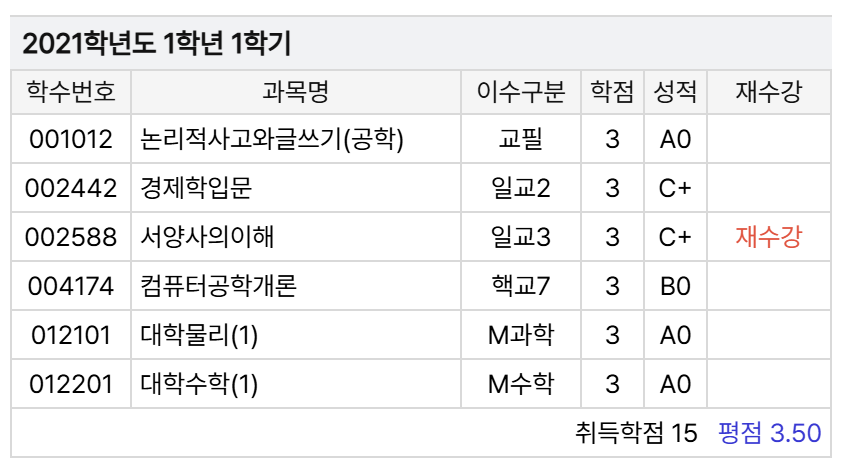
#> input picture media/transcripts/pages/CE1-1.jpg, 841 x 461 px
$ python -i custom_paddle_ocr_script.py   (imports and definitions only)
#> lines starting #> are read from the running program, lines starting #| are printed output that depends on the picture; after the words box and inside, x2 and y2 are one past the last pixel; in counts of white or black regions, pixels touching at a corner belong together
#> further down, picture is the input picture: shape (461, 841, 3); mean B, G, R 239.7, 239.3, 239.3
# custom_paddle_ocr_script.py

import re
from collections import OrderedDict, defaultdict
from paddleocr import PaddleOCR
import cv2
import numpy as np
import os

# --- 상수 및 정규식 정의 ---
FOOTERS = {"신청학점", "전체성적", "취득학점", "증명평점", "백점만점환산점수", "평점", "평균", "이수구분"}
_TERM_ANY = re.compile(r'(?P<y>\d{4})\s*학년도.*?(?P<g>\d)\s*학년.*?(?P<s>\d)\s*학기')
PLUS_CANDS = {"+", "＋", "﹢", "十", "†", "ᐩ", "t", "T"}
ZERO_CANDS = {"0", "O", "〇", "○", "◯"}

# --- Debug 스위치 & 통계 출력 헬퍼 ---
DEBUG = True

# [6 lines left out: function _print_score_stats, not called in this run]

# --- 이미지 전처리 ---
def _preprocess_image_for_ocr(image_obj, sharpen=False, scale_factor=2):
#> called with sharpen = False, scale_factor = 2
    if len(image_obj.shape) == 3:
        gray = cv2.cvtColor(image_obj, cv2.COLOR_BGR2GRAY)
    else:
        gray = image_obj

    if sharpen:
        blurred = cv2.GaussianBlur(gray, (0, 0), 3)
        sharpened = cv2.addWeighted(gray, 1.5, blurred, -0.5, 0)
    else:
        sharpened = gray

    if scale_factor > 1:
        resized = cv2.resize(
            sharpened,
            (int(gray.shape[1] * scale_factor), int(gray.shape[0] * scale_factor)),
            interpolation=cv2.INTER_CUBIC
        )
    else:
        resized = sharpened

    _, binary_image = cv2.threshold(resized, 0, 255, cv2.THRESH_BINARY | cv2.THRESH_OTSU)
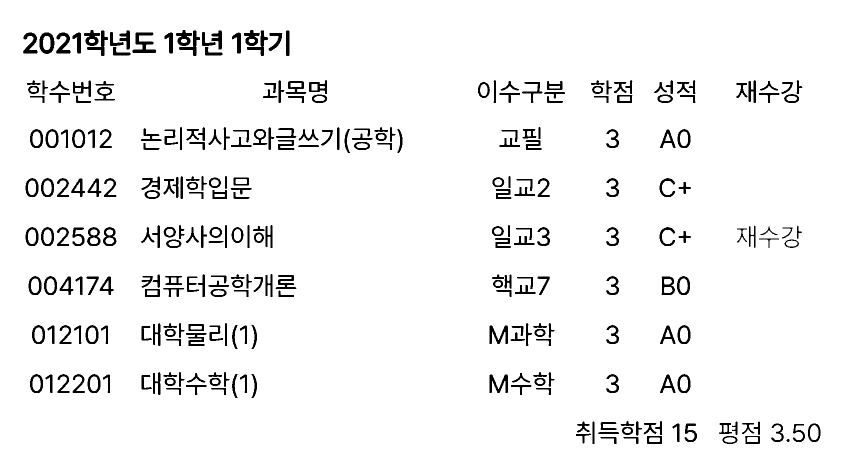
#> binary_image: shape (922, 1682) (shown at 1/2 size); 94.9% white; 295 black regions, largest, box (x1, y1, x2, y2) and area: (265, 65, 312, 106) 902, (79, 65, 109, 108) 691, (979, 651, 1016, 688) 673
    return binary_image

# --- OCR 엔진 클래스 ---
class MyPaddleOCR:
    def __init__(self, lang: str="korean", min_score: float=0.15, **kwargs):
        self.lang = lang
        self.min_score = float(min_score)
        self._ocr = PaddleOCR(
            lang=self.lang, use_angle_cls=True, table=True,
            drop_score=0.1, det_db_box_thresh=0.3, det_db_unclip_ratio=1.6, **kwargs
        )

    # [36 lines left out: function run_ocr, not called in this run]

# [1 line that did not run here, left out]

# --- 헬퍼 함수 ---
# [16 lines left out: functions _find_code_in_tok, _extract_grade_from_tokens, not called in this run]

def _extract_retake_from_tokens(tokens: list[str]) -> bool:
    s = "".join(tokens).replace(' ', '')
    return '재수강' in s or 'Y' in s

# [108 lines left out: functions _parse_semester, _match_header_key, ocr_single_table_term_code_grade_retake, rows_to_text, not called in this run]

>>> import cv2
>>> picture = cv2.imread('../media/transcripts/pages/CE1-1.jpg')
>>> result = _preprocess_image_for_ocr(picture)

$ run again, on media/transcripts/pages/CE1-2.png
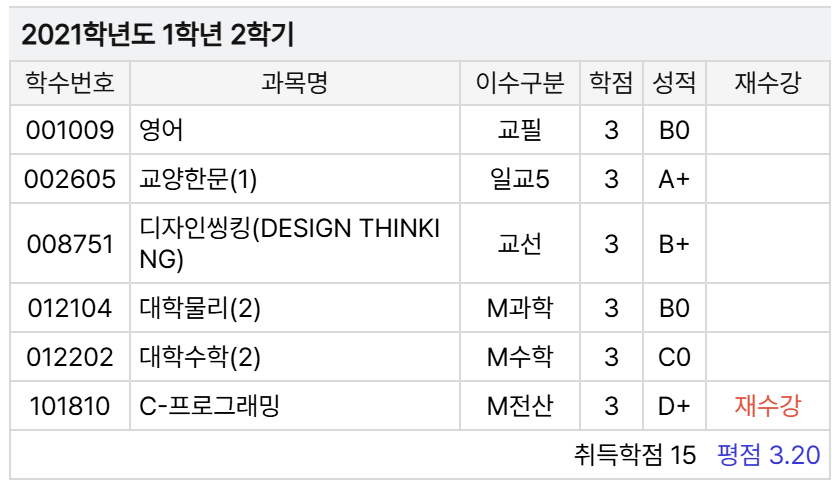
#> input picture media/transcripts/pages/CE1-2.png, 832 x 487 px
#> picture is the input picture: shape (487, 832, 3); mean B, G, R 240.3, 239.9, 240
#> in _preprocess_image_for_ocr, `_, binary_image = cv2.threshold(resized, 0, 255, cv2.THRESH_BINARY | c..`:
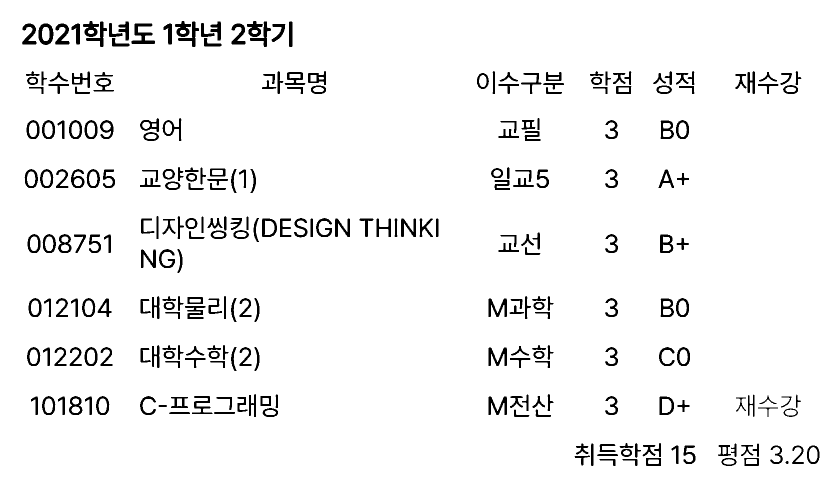
#> binary_image: shape (974, 1664) (shown at 1/2 size); 95.1% white; 277 black regions, largest, box (x1, y1, x2, y2) and area: (263, 47, 310, 88) 902, (77, 47, 107, 90) 691, (977, 597, 1014, 634) 673

$ run again, on media/transcripts/pages/CE2-1.png
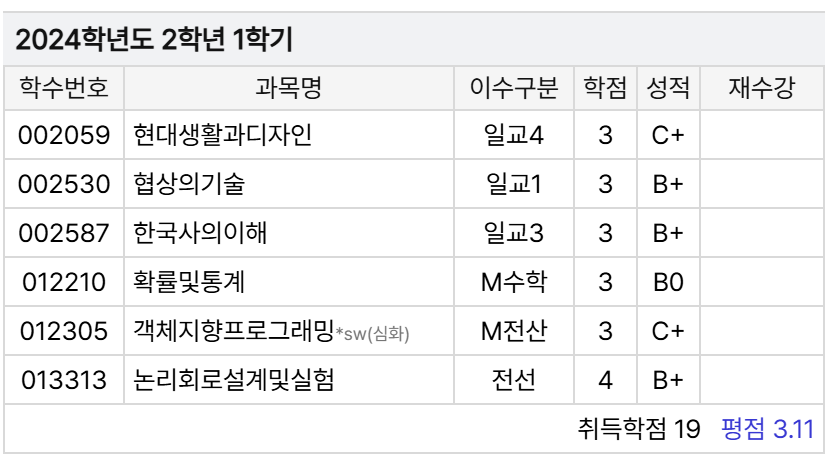
#> input picture media/transcripts/pages/CE2-1.png, 828 x 456 px
#> picture is the input picture: shape (456, 828, 3); mean B, G, R 239, 238.6, 238.5
#> in _preprocess_image_for_ocr, `_, binary_image = cv2.threshold(resized, 0, 255, cv2.THRESH_BINARY | c..`:
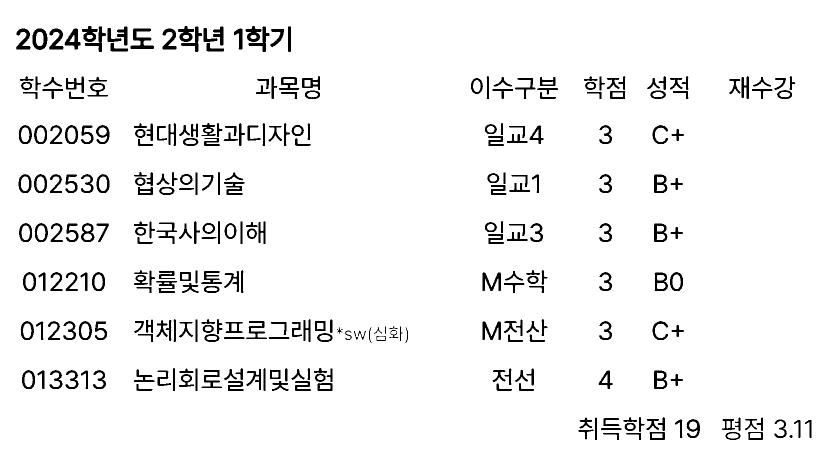
#> binary_image: shape (912, 1656) (shown at 1/2 size); 94.6% white; 306 black regions (2 under 20 px), largest, box (x1, y1, x2, y2) and area: (261, 57, 308, 98) 901, (65, 57, 95, 100) 689, (965, 545, 1002, 582) 672
